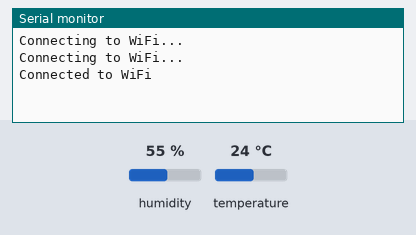
This sketch was run on a simulated ESP8266 (NodeMCU). On the bench: the last lines printed to the serial monitor. Inputs (shaded band) come from the test bench; at power-on: humidity 55 %, temperature 24 °C. WiFi joins after 1.5 s; servers stay silent unless stated; uploads are accepted with an empty reply.

Above: at 3.2 s.
3.3 s: humidity set to 22 %
At 4.9 s:
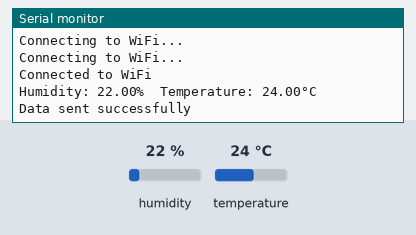
6.6 s: temperature set to 12 °C
At 8.63 s:
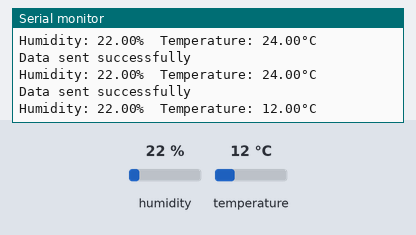
9.9 s: humidity set to 40 %
At 11.3 s:
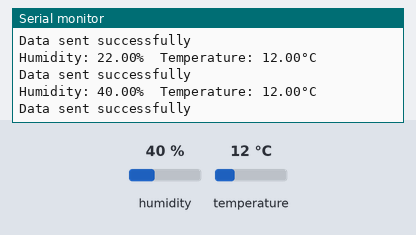

Measured:
- after the input at 3.3 s, the serial monitor: prints a new line after 0.73 s (image 1)
- after the input at 6.6 s, the serial monitor: prints a new line after 1.9 s (image 2)
- after the input at 9.9 s, the serial monitor: prints a new line after 0.80 s (image 3)

The sketch:

dht11_esp8266.ino
```cpp
#include <ESP8266WiFi.h>
#include <DHT.h>
#include <ESP8266HTTPClient.h>

#define DHTPIN 4        // Pin where the DHT11 data pin is connected (GPIO4/D2)
#define DHTTYPE DHT11   // Define the sensor type (DHT11)

DHT dht(DHTPIN, DHTTYPE); // Initialize DHT sensor

// Wi-Fi credentials
const char* ssid = "Divesh-2.4G";     // Your Wi-Fi SSID
const char* password = "8884986140";  // Your Wi-Fi password

// Server URL to send the data to
const char* serverUrl = "http://192.168.1.7:5000/data";  // Server URL

void setup() {
  Serial.begin(115200);  // Start the serial communication for debugging
  dht.begin();           // Initialize the DHT sensor

  // Connect to Wi-Fi
  WiFi.begin(ssid, password);  // Start connecting to the Wi-Fi network

  // Wait for Wi-Fi connection
  while (WiFi.status() != WL_CONNECTED) {
    delay(1000);  // Wait for 1 second before checking again
    Serial.println("Connecting to WiFi...");  // Print the connection status
  }
  Serial.println("Connected to WiFi");  // Print a message once connected to Wi-Fi
}

void loop() {
  delay(2000);  // Wait for 2 seconds between measurements

  // Reading temperature and humidity from the DHT11 sensor
  float humidity = dht.readHumidity();  // Get the humidity value
  float temperature = dht.readTemperature();  // Get the temperature value

  // Check if reading failed (NaN = Not a Number)
  if (isnan(humidity) || isnan(temperature)) {
    Serial.println("Failed to read from DHT sensor!");  // Print error if sensor reading fails
    return;  // Exit the loop if reading failed
  }
  Serial.print("Humidity: ");
  Serial.print(humidity);
  Serial.print("%  Temperature: ");
  Serial.print(temperature);
  Serial.println("°C");

  // Create HTTP client to send data to the server
  WiFiClient client;  // Create a WiFiClient object
  HTTPClient http;    // Create an HTTPClient object
  http.begin(client, serverUrl);  // Use the WiFiClient object with the server URL
  http.addHeader("Content-Type", "application/json");  // Set the header for JSON data

  // Prepare JSON data to send to the server
  String jsonData = "{\"temperature\": " + String(temperature) + ", \"humidity\": " + String(humidity) + "}";

  // Send the POST request with the JSON data
  int httpResponseCode = http.POST(jsonData);

  // Check the response code from the server
  if (httpResponseCode > 0) {
    Serial.println("Data sent successfully");  // Print success message if data is sent
  } else {
    Serial.print("Error sending data. HTTP response code: ");
    Serial.println(httpResponseCode);  // Print error message if data transfer fails
  }

  // End the HTTP connection after the request is sent
  http.end();
}
```
